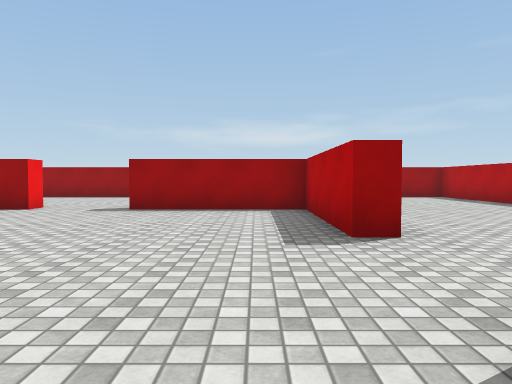
[1] (above)

22 first-person views from a walk through a 3-D level made in the Unity game engine. The camera is 1.2 m above the floor, tilts 2° down and sees 70° across. The floor is counted in squares, 2 m on a side. Each view is taken from the middle of a square. On the plan, view 1 faces up. The plan holds only what a view shows up to about 10 squares ahead; the rest is blank. The place goes on beyond the plan. The player character is not drawn. Surface patterns are stand-ins for the level's own textures.

[2]
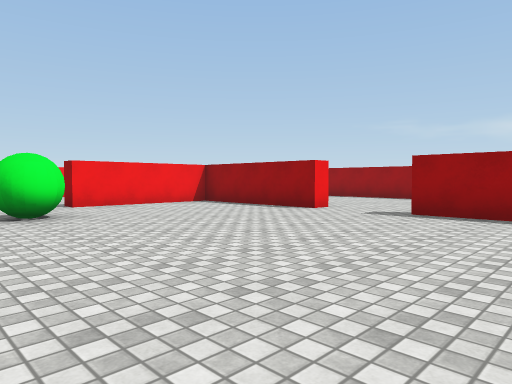

[3]
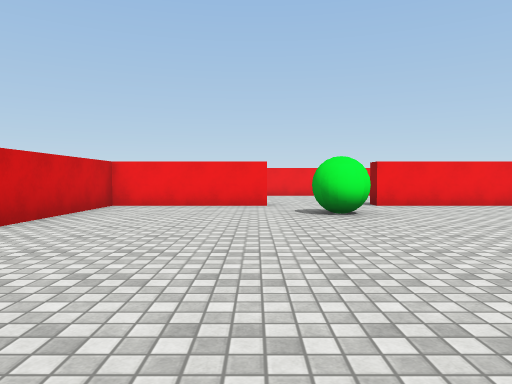

[4]
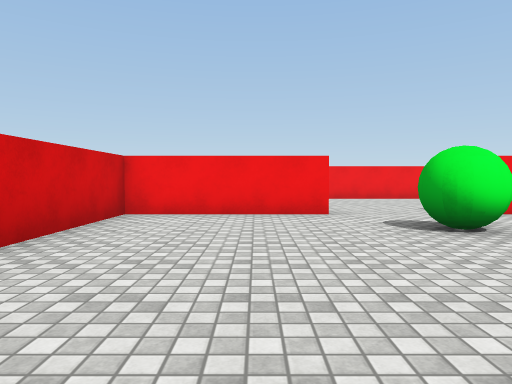

[5]
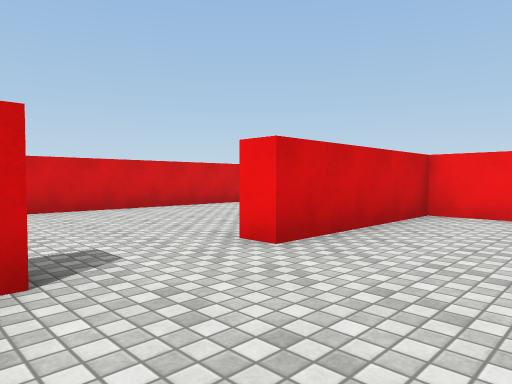

[6]
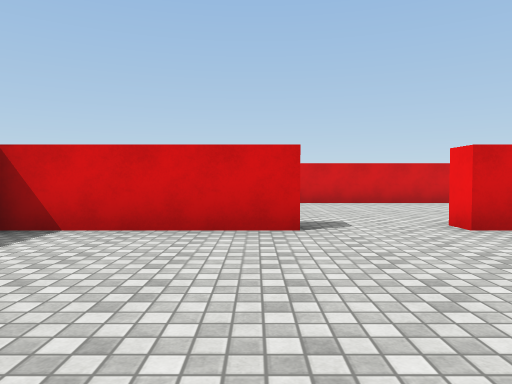

[7]
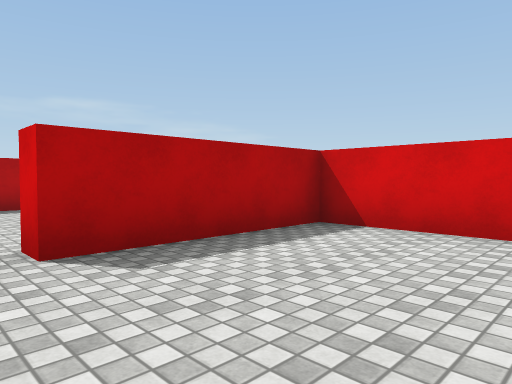

[8]
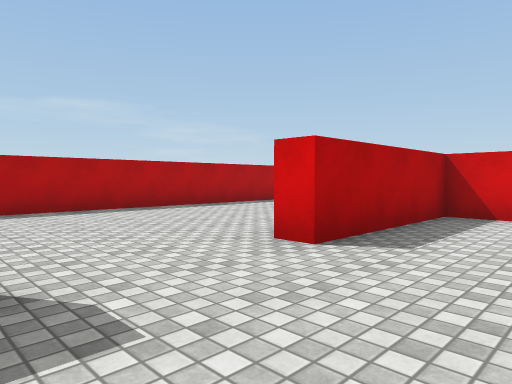

[9]
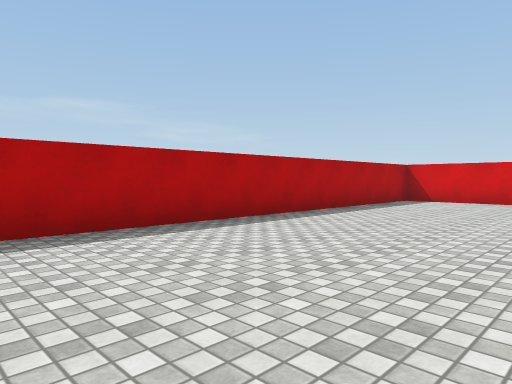

[10]
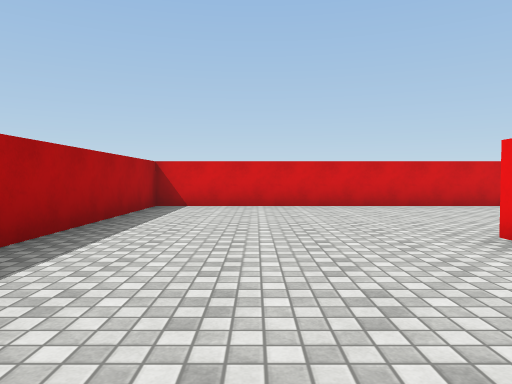

[11]
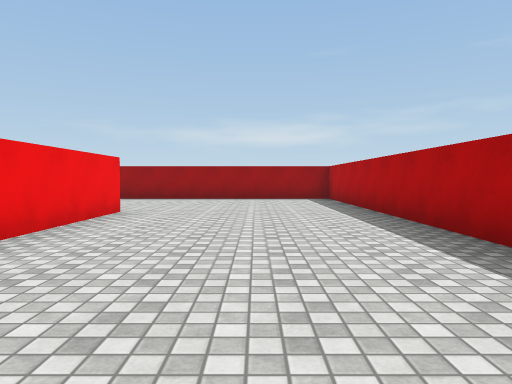

[12]
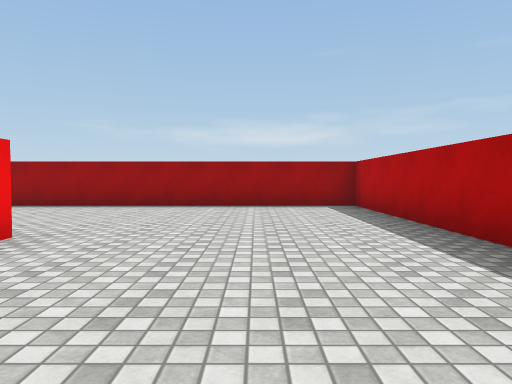

[13]
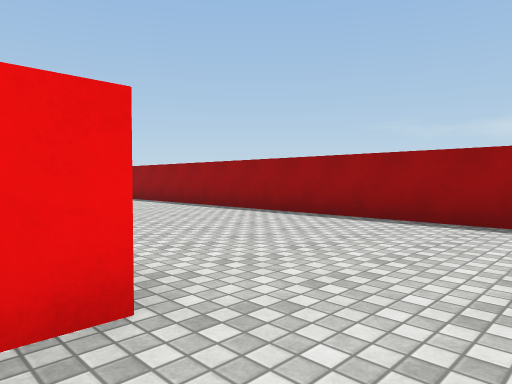

[14]
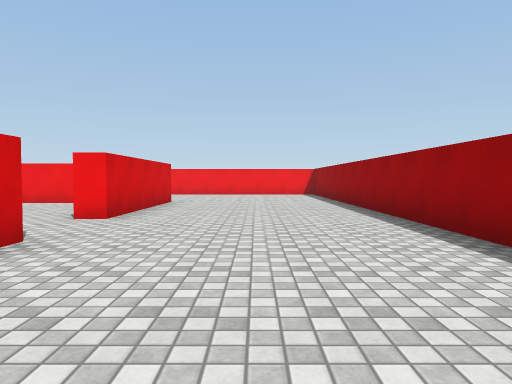

[15]
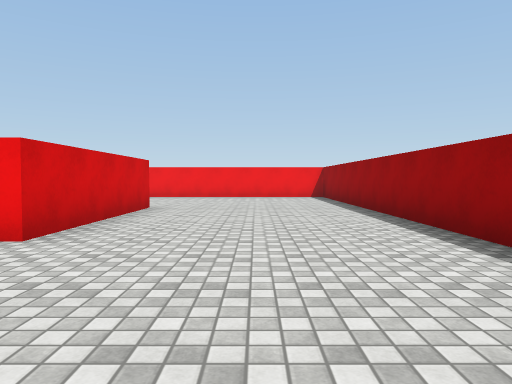

[16]
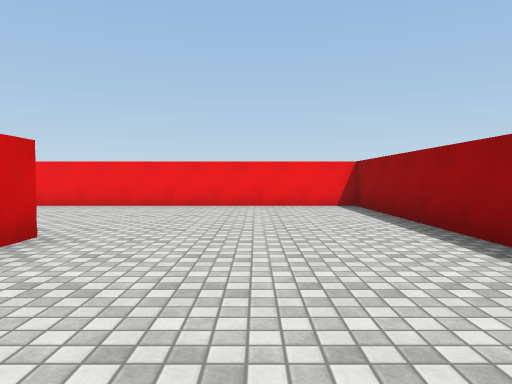

[17]
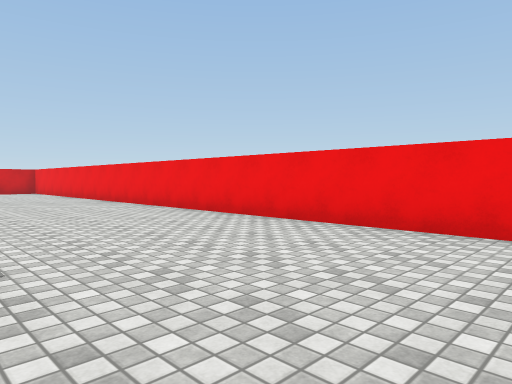

[18]
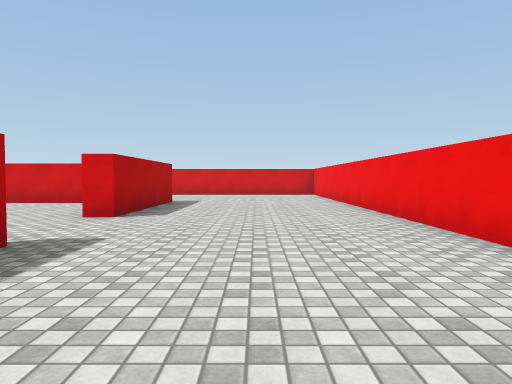

[19]
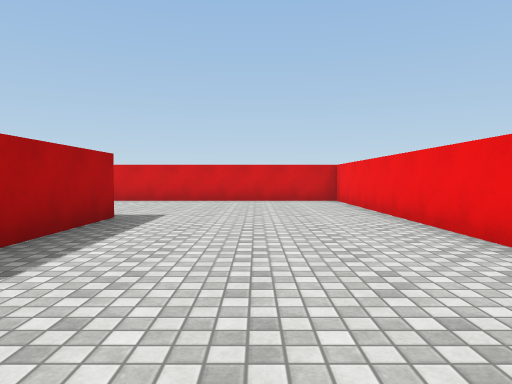

[20]
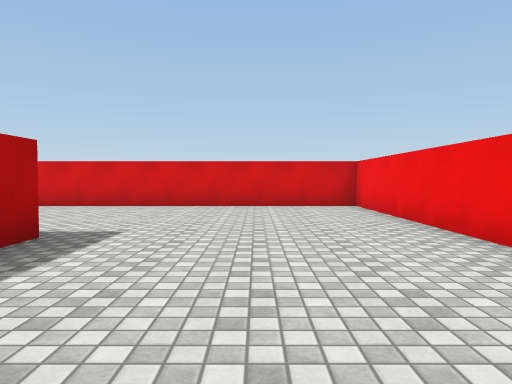

[21]
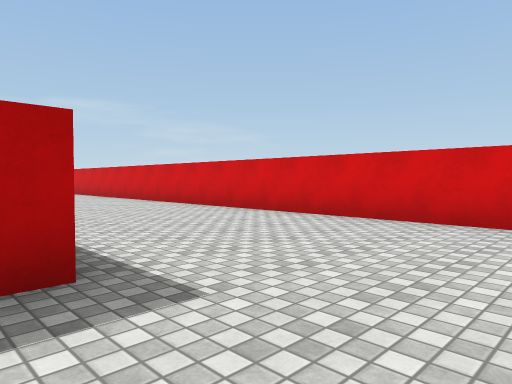

[22]
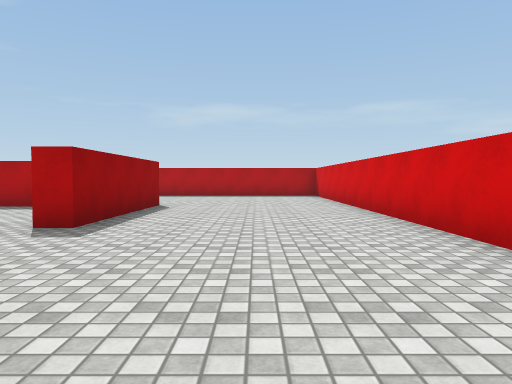

### Floor plan
Ten units are one square. View 1 is at (0, 0); x grows to the right and y downward. Boxes are objects, and circles mark ways between rooms. Rooms are numbered by the first view taken in them; rooms with no view inside come last. Other rooms are left out.
<svg viewBox="-138 -128 205 205">
<path fill="none" stroke="#000" d="M-88 -12 -83 -12 -83 23 -45 23M-25 28 -25 23 10 23 10 -12M10 -37 10 -73 -26 -73M-45 -73 -80 -73M-83 -70 -83 -37M-26 -77 -21 -77M15 -79 15 -45M15 -37 10 -37M-89 -77 -45 -77 -45 -73M-83 -37 -89 -37M10 -12 15 -12M-45 23 -45 28M62 -123 -133 -123 -133 72 62 72 62 -123M15 28 -25 28M-88 29 -88 -12"/>
<rect x="-65" y="-25" width="10" height="10" fill="#bbb"><title>green ball</title></rect>
<circle cx="-35" cy="-70" r="3" fill="#2a7"/>
<circle cx="-35" cy="30" r="3" fill="#2a7"/>
<circle cx="-90" cy="-25" r="3" fill="#2a7"/>
<circle cx="10" cy="-25" r="3" fill="#2a7"/>
<text x="-40" y="-20">1</text>
<text x="-30" y="-70">2</text>
</svg>
Room 1 opens to room 2.

Where each view was taken, in squares from view 1:
view 1: 0 up, 0 right, facing up
view 2: 1 up, 0 right, facing up-left
view 3: 1 up, 0 right, facing left
view 4: 0 up, 2 left, facing left
view 5: 0 up, 2 left, facing down-left
view 6: 2 up, 2 left, facing down
view 7: 2 up, 2 left, facing down-right
view 8: 4 up, 1 left, facing down-right
view 9: 3 up, 2 right, facing down-right
view 10: 1 up, 4 right, facing down
view 11: 1 up, 4 right, facing up
view 12: 4 up, 4 right, facing up
view 13: 7 up, 3 right, facing up-left
view 14: 10 up, 1 right, facing left
view 15: 10 up, 1 left, facing left
view 16: 10 up, 5 left, facing left
view 17: 10 up, 9 left, facing down-left
view 18: 7 up, 11 left, facing down
view 19: 3 up, 11 left, facing down
view 20: 1 up, 11 left, facing down
view 21: 2 down, 11 left, facing down-right
view 22: 5 down, 7 left, facing right
